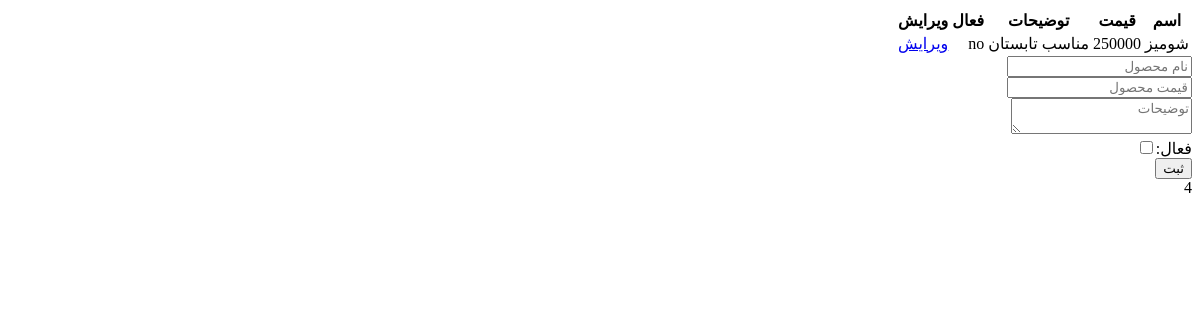
Before: /admin/dashboard/products (signed in) with the older database file.
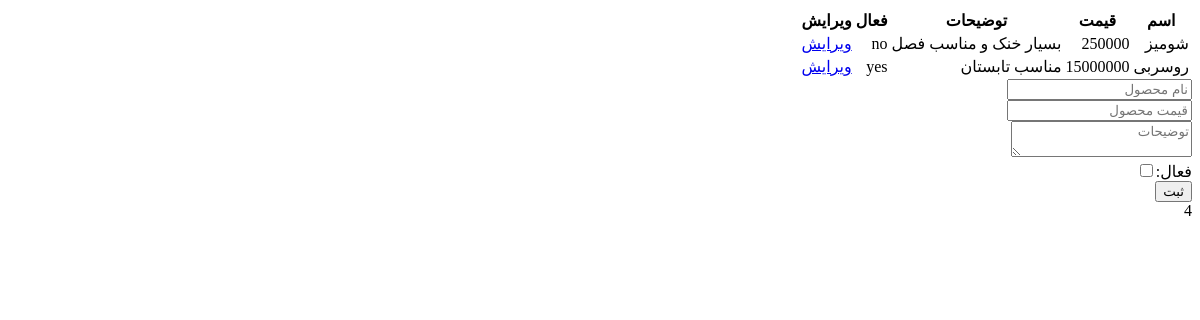
After: the same page with the newer database file.
### models/product.py (models this page shows)
class Product(db.Model):
    __tablename__="products"
    id=Column(Integer,primary_key=True)
    name = Column(String,unique=True,nullable=False,index=True)
    price=Column(Integer,nullable=False,index=True)
    description=Column(String,nullable=False,index=True)
    active =Column(Integer,nullable=False,index=True)

### blueprints/admin.py (the view, shortened to what this page needs)
@admin.route('/admin/dashboard/products', methods=['GET' ,'POST'])
def products():
    if request.method == "GET":
        products=Product.query.all()
        return render_template('products.html',products=products)

### blueprints/admin.py (called while the page is built)
@admin.before_request
def before_request():
    if session.get('admin_login', None) == None and request.endpoint !='admin.login':
        abort(403)

### templates/products.html (shortened to what this page needs)
{% extends 'base.html' %}
{% block body %}
<table>
    <tr>
         <th>اسم</th>
         <th>قیمت</th>
         <th>توضیحات</th>
         <th>فعال</th>
        <th>ویرایش</th>
    </tr>
    {% for p in products %}
    <tr>
        <td>{{p.name}}</td>
        <td>{{p.price}}</td>
        <td>{{p.description}}</td>
        <td>{{ "yes" if p.active ==1 else "no" }}</td>
        <td><a href="/admin/dashboard/edit-product/{{ p.id }}">ویرایش</a> </td>
    </tr>
    {% endfor %}
</table>
<form action="#" method="POST">
    <input type="text" name="name" placeholder="نام محصول"><br>
    <input type="number" name="price" placeholder="قیمت محصول"><br>
    <textarea name="description" placeholder="توضیحات"></textarea><br>
    <label>فعال:</label><input type="checkbox"  value="1" name="acvtive"><br>
    <button type="submit">ثبت</button>
</form>
{% endblock %}

### templates/base.html (shortened to what this page needs)
<!doctype html>
<html lang="fa" dir="rtl">
<head>
</head>
<body>
    {% block body %}{% endblock %}
</body>
</html>

Changed rows visible on the page:
changed Product "شومیز": description "مناسب تابستان" → "بسیار خنک و مناسب فصل"
added Product: name "روسربی", price "15000000", description "مناسب تابستان", active "yes"
